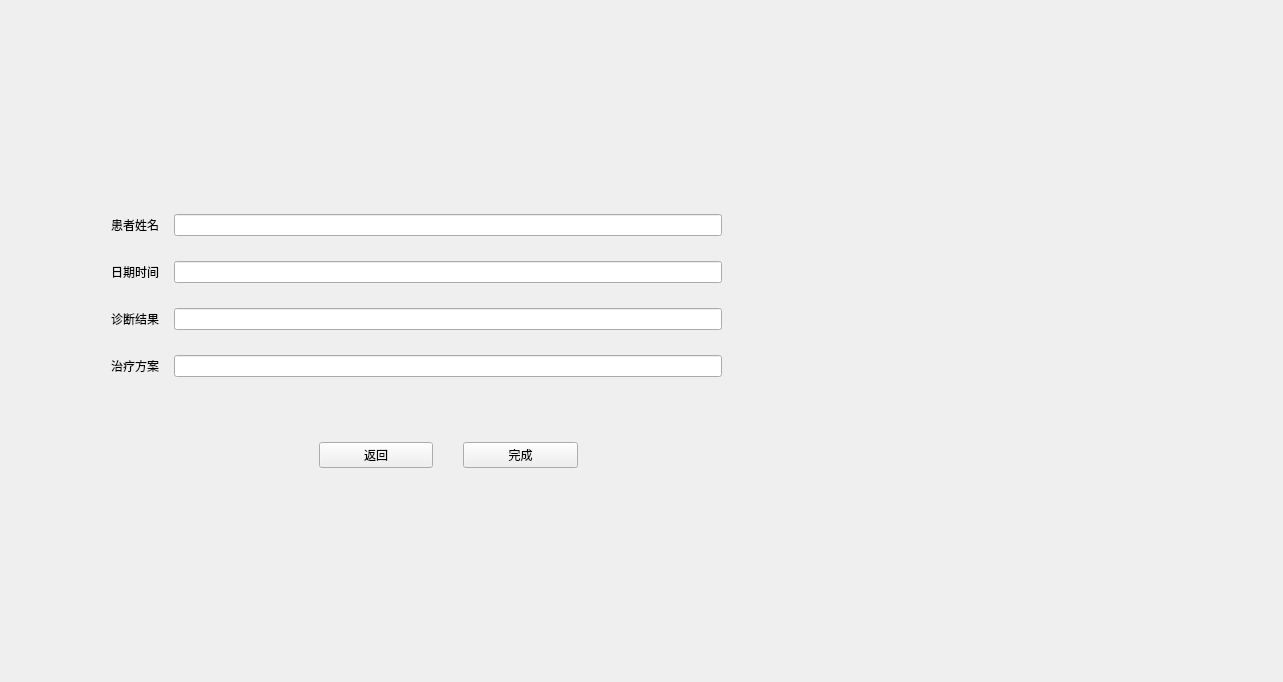
<?xml version="1.0" encoding="UTF-8"?>
<ui version="4.0">
 <class>EditMedicalRecord</class>
 <widget class="QWidget" name="EditMedicalRecord">
  <property name="geometry">
   <rect>
    <x>0</x>
    <y>0</y>
    <width>1283</width>
    <height>682</height>
   </rect>
  </property>
  <property name="windowTitle">
   <string>编辑病历</string>
  </property>
  <property name="styleSheet">
   <string notr="true">#EditMedicalRecord{border-image: url(:/images/06.jpg);}</string>
  </property>
  <layout class="QGridLayout" name="gridLayout">
   <item row="0" column="0">
    <layout class="QVBoxLayout" name="verticalLayout" stretch="1,2,1">
     <item>
      <widget class="QLabel" name="label_9">
       <property name="text">
        <string/>
       </property>
      </widget>
     </item>
     <item>
      <layout class="QFormLayout" name="formLayout">
       <property name="labelAlignment">
        <set>Qt::AlignLeading|Qt::AlignLeft|Qt::AlignVCenter</set>
       </property>
       <property name="formAlignment">
        <set>Qt::AlignLeading|Qt::AlignLeft|Qt::AlignTop</set>
       </property>
       <property name="horizontalSpacing">
        <number>15</number>
       </property>
       <property name="verticalSpacing">
        <number>25</number>
       </property>
       <property name="leftMargin">
        <number>100</number>
       </property>
       <property name="topMargin">
        <number>100</number>
       </property>
       <property name="rightMargin">
        <number>550</number>
       </property>
       <property name="bottomMargin">
        <number>100</number>
       </property>
       <item row="0" column="0">
        <widget class="QLabel" name="label">
         <property name="text">
          <string>患者姓名</string>
         </property>
        </widget>
       </item>
       <item row="0" column="1">
        <widget class="QLineEdit" name="lineEdit"/>
       </item>
       <item row="1" column="0">
        <widget class="QLabel" name="label_3">
         <property name="text">
          <string>日期时间</string>
         </property>
        </widget>
       </item>
       <item row="1" column="1">
        <widget class="QLineEdit" name="lineEdit_2"/>
       </item>
       <item row="2" column="0">
        <widget class="QLabel" name="label_4">
         <property name="text">
          <string>诊断结果</string>
         </property>
        </widget>
       </item>
       <item row="2" column="1">
        <widget class="QLineEdit" name="lineEdit_3"/>
       </item>
       <item row="3" column="0">
        <widget class="QLabel" name="label_5">
         <property name="text">
          <string>治疗方案</string>
         </property>
        </widget>
       </item>
       <item row="3" column="1">
        <widget class="QLineEdit" name="lineEdit_4"/>
       </item>
       <item row="4" column="1">
        <layout class="QHBoxLayout" name="horizontalLayout_2">
         <property name="spacing">
          <number>30</number>
         </property>
         <property name="topMargin">
          <number>40</number>
         </property>
         <item>
          <widget class="QLabel" name="label_6">
           <property name="text">
            <string/>
           </property>
          </widget>
         </item>
         <item>
          <widget class="QPushButton" name="pushButton_2">
           <property name="text">
            <string>返回</string>
           </property>
          </widget>
         </item>
         <item>
          <widget class="QPushButton" name="pushButton">
           <property name="text">
            <string>完成</string>
           </property>
          </widget>
         </item>
         <item>
          <widget class="QLabel" name="label_2">
           <property name="text">
            <string/>
           </property>
          </widget>
         </item>
        </layout>
       </item>
      </layout>
     </item>
     <item>
      <widget class="QLabel" name="label_7">
       <property name="text">
        <string/>
       </property>
      </widget>
     </item>
    </layout>
   </item>
  </layout>
 </widget>
 <resources/>
 <connections/>
</ui>
